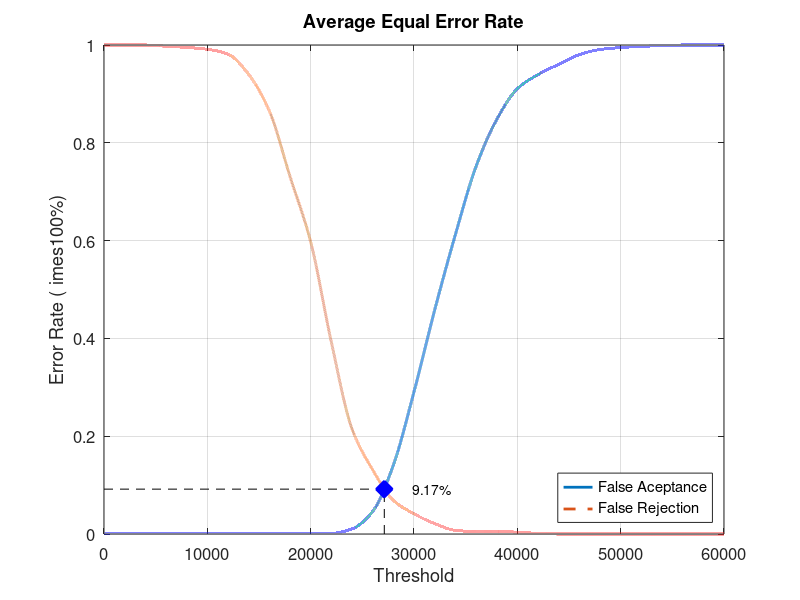
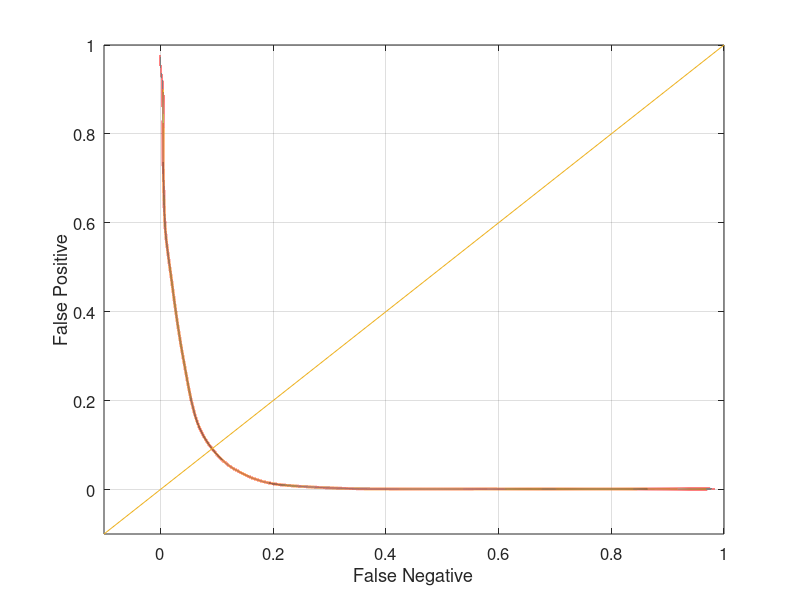

Reproduce these figures in MATLAB, in order.
close all;
clear;
clc;
x = 0:2000:60000;
xq = 0:0.5:60000;

y0 = [0 0.00131579 0.00131579 0.00131579 0.00131579 0.00131579 0.00131579 0.00131579 0.00131579 0.00131579 0.00131579 0.00131579 0.0105263 0.0460526 0.140789 0.290789 0.457895 0.611842 0.751316 0.847368 0.910526 0.939474 0.960526 0.980263 0.99079 0.994737 0.997368 0.998684 1 1 1]
yy0 = interp1(x, y0, xq, 'pchip');
y1 = [1 1 1 0.9975 0.995 0.99125 0.98125 0.94 0.865 0.73125 0.5975 0.3925 0.215 0.13125 0.06875 0.04125 0.02125 0.0075 0.005 0.005 0.00375 0.00125 0 0 0 0 0 0 0 0 0]
yy1 = interp1(x, y1, xq, 'pchip');

% Calculating EER: 
y2 = abs(y0 - y1);
find(y2 == min(y2))
yy2 = abs(yy0 - yy1);
xEER = find(yy2 == min(yy2));
xEERIndex = xq(xEER) % X-axis EER
yEER = yy0(xEER) % Y-axis EER

main = figure
plot(xq, yy0,'-','LineWidth', 2);	hold on
plot(xq, yy1,'--','LineWidth', 2);	hold on
plot([xEERIndex xEERIndex], [0 yEER], 'k--');	hold on
plot([0 xEERIndex], [yEER yEER], 'k--');	hold on
plot(xEERIndex, yEER, 'bx', 'LineWidth', 10);	hold on
text(xEERIndex + 10 * xEERIndex / 100, yEER, [num2str(round((10000 * yEER)) / 100) '%'])
legend('False Aceptance', 'False Rejection', 'Location', 'SouthEast')
xlabel('Threshold')
ylabel('Error Rate (	imes100%)')
title('Average Equal Error Rate')
set(gca, 'FontSize', 12)
axis([0 60000 0 1])
grid on

print(main, 'Experiment5AverageMain', '-dpng');
FNRxFPR = figure('Color', [1 1 1]);
plot(yy1, yy0, '-', yy1, yy0, 'LineWidth', 2);
hold on
y = -0.1:0.1:1
plot(y, y); 
set(gca, 'FontSize', 12)
xlabel('False Negative')
ylabel('False Positive')
axis([-0.1 1 -0.1 1])
set(gca, 'FontSize', 12)
grid on

print(FNRxFPR, 'Experiment5AverageFNRxFPR','-dpng');
